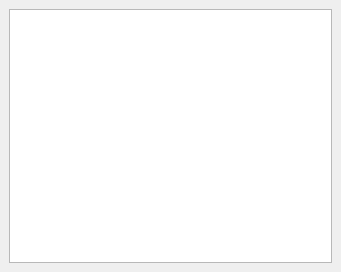
<?xml version="1.0" encoding="UTF-8"?>
<ui version="4.0">
 <class>CursorDockWidget</class>
 <widget class="QDockWidget" name="CursorDockWidget">
  <property name="geometry">
   <rect>
    <x>0</x>
    <y>0</y>
    <width>341</width>
    <height>272</height>
   </rect>
  </property>
  <property name="windowTitle">
   <string>光标信息</string>
  </property>
  <widget class="QWidget" name="dockWidget">
   <layout class="QGridLayout" name="gridLayout">
    <item row="0" column="0">
     <widget class="wkf::DraggableTreeWidget" name="treeWidget">
      <property name="columnCount">
       <number>2</number>
      </property>
      <attribute name="headerVisible">
       <bool>false</bool>
      </attribute>
      <column>
       <property name="text">
        <string notr="true">1</string>
       </property>
      </column>
      <column>
       <property name="text">
        <string notr="true">2</string>
       </property>
      </column>
     </widget>
    </item>
   </layout>
  </widget>
 </widget>
 <customwidgets>
  <customwidget>
   <class>wkf::DraggableTreeWidget</class>
   <extends>QTreeWidget</extends>
   <header>WkfDraggableTreeWidget.hpp</header>
  </customwidget>
 </customwidgets>
 <resources/>
 <connections/>
</ui>
